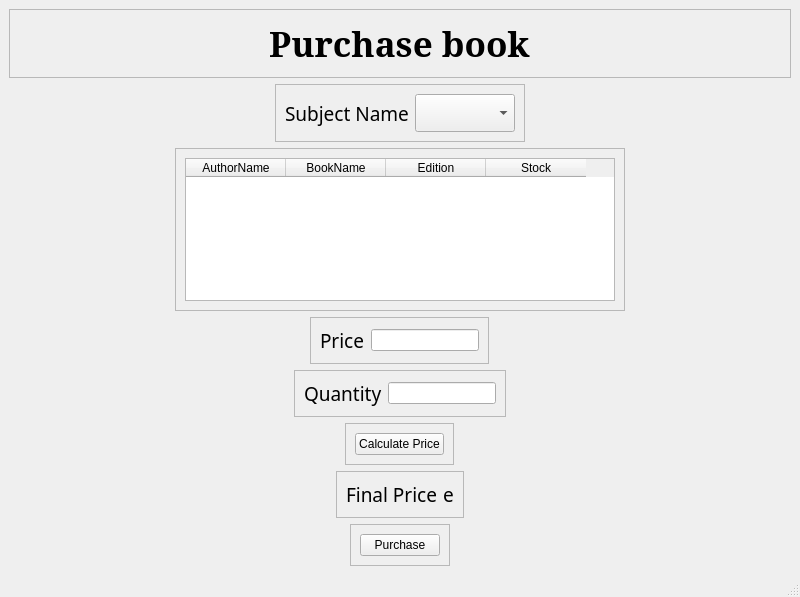
<?xml version="1.0" encoding="UTF-8"?>
<ui version="4.0">
 <class>purchaseBook</class>
 <widget class="QMainWindow" name="purchaseBook">
  <property name="geometry">
   <rect>
    <x>0</x>
    <y>0</y>
    <width>800</width>
    <height>597</height>
   </rect>
  </property>
  <property name="windowTitle">
   <string>Purchase Book</string>
  </property>
  <widget class="QWidget" name="centralwidget">
   <layout class="QVBoxLayout" name="verticalLayout">
    <item>
     <widget class="QFrame" name="frame">
      <property name="frameShape">
       <enum>QFrame::StyledPanel</enum>
      </property>
      <property name="frameShadow">
       <enum>QFrame::Raised</enum>
      </property>
      <layout class="QVBoxLayout" name="verticalLayout_2">
       <item alignment="Qt::AlignHCenter">
        <widget class="QLabel" name="label">
         <property name="font">
          <font>
           <family>MS Serif</family>
           <pointsize>26</pointsize>
           <weight>75</weight>
           <bold>true</bold>
          </font>
         </property>
         <property name="text">
          <string>Purchase book</string>
         </property>
        </widget>
       </item>
      </layout>
     </widget>
    </item>
    <item alignment="Qt::AlignHCenter">
     <widget class="QFrame" name="frame_2">
      <property name="frameShape">
       <enum>QFrame::StyledPanel</enum>
      </property>
      <property name="frameShadow">
       <enum>QFrame::Raised</enum>
      </property>
      <layout class="QHBoxLayout" name="horizontalLayout">
       <item>
        <widget class="QLabel" name="label_7">
         <property name="font">
          <font>
           <family>MV Boli</family>
           <pointsize>14</pointsize>
          </font>
         </property>
         <property name="text">
          <string>Subject Name</string>
         </property>
        </widget>
       </item>
       <item>
        <widget class="QComboBox" name="subName">
         <property name="minimumSize">
          <size>
           <width>100</width>
           <height>0</height>
          </size>
         </property>
         <property name="font">
          <font>
           <family>MoolBoran</family>
           <pointsize>16</pointsize>
          </font>
         </property>
         <item>
          <property name="text">
           <string/>
          </property>
         </item>
        </widget>
       </item>
      </layout>
     </widget>
    </item>
    <item alignment="Qt::AlignHCenter">
     <widget class="QFrame" name="frame_3">
      <property name="minimumSize">
       <size>
        <width>450</width>
        <height>0</height>
       </size>
      </property>
      <property name="maximumSize">
       <size>
        <width>1000</width>
        <height>16777215</height>
       </size>
      </property>
      <property name="frameShape">
       <enum>QFrame::StyledPanel</enum>
      </property>
      <property name="frameShadow">
       <enum>QFrame::Raised</enum>
      </property>
      <layout class="QVBoxLayout" name="verticalLayout_3">
       <item>
        <widget class="QTableWidget" name="table">
         <property name="minimumSize">
          <size>
           <width>20</width>
           <height>0</height>
          </size>
         </property>
         <column>
          <property name="text">
           <string>AuthorName</string>
          </property>
         </column>
         <column>
          <property name="text">
           <string>BookName</string>
          </property>
         </column>
         <column>
          <property name="text">
           <string>Edition</string>
          </property>
         </column>
         <column>
          <property name="text">
           <string>Stock</string>
          </property>
         </column>
        </widget>
       </item>
      </layout>
     </widget>
    </item>
    <item alignment="Qt::AlignHCenter">
     <widget class="QFrame" name="frame_4">
      <property name="frameShape">
       <enum>QFrame::StyledPanel</enum>
      </property>
      <property name="frameShadow">
       <enum>QFrame::Raised</enum>
      </property>
      <layout class="QHBoxLayout" name="horizontalLayout_2">
       <item>
        <widget class="QLabel" name="label_2">
         <property name="font">
          <font>
           <family>MV Boli</family>
           <pointsize>14</pointsize>
          </font>
         </property>
         <property name="text">
          <string>Price</string>
         </property>
        </widget>
       </item>
       <item>
        <widget class="QLineEdit" name="price"/>
       </item>
      </layout>
     </widget>
    </item>
    <item alignment="Qt::AlignHCenter">
     <widget class="QFrame" name="frame_5">
      <property name="frameShape">
       <enum>QFrame::StyledPanel</enum>
      </property>
      <property name="frameShadow">
       <enum>QFrame::Raised</enum>
      </property>
      <layout class="QHBoxLayout" name="horizontalLayout_3">
       <item>
        <widget class="QLabel" name="label_4">
         <property name="font">
          <font>
           <family>MV Boli</family>
           <pointsize>14</pointsize>
          </font>
         </property>
         <property name="text">
          <string>Quantity</string>
         </property>
        </widget>
       </item>
       <item>
        <widget class="QLineEdit" name="qnt"/>
       </item>
      </layout>
     </widget>
    </item>
    <item alignment="Qt::AlignHCenter">
     <widget class="QFrame" name="frame_6">
      <property name="cursor">
       <cursorShape>PointingHandCursor</cursorShape>
      </property>
      <property name="frameShape">
       <enum>QFrame::StyledPanel</enum>
      </property>
      <property name="frameShadow">
       <enum>QFrame::Raised</enum>
      </property>
      <layout class="QHBoxLayout" name="horizontalLayout_4">
       <item>
        <widget class="QPushButton" name="calPrice">
         <property name="text">
          <string>Calculate Price</string>
         </property>
        </widget>
       </item>
      </layout>
     </widget>
    </item>
    <item alignment="Qt::AlignHCenter">
     <widget class="QFrame" name="frame_7">
      <property name="frameShape">
       <enum>QFrame::StyledPanel</enum>
      </property>
      <property name="frameShadow">
       <enum>QFrame::Raised</enum>
      </property>
      <layout class="QHBoxLayout" name="horizontalLayout_5">
       <item>
        <widget class="QLabel" name="label_3">
         <property name="font">
          <font>
           <family>MV Boli</family>
           <pointsize>14</pointsize>
          </font>
         </property>
         <property name="text">
          <string>Final Price</string>
         </property>
        </widget>
       </item>
       <item>
        <widget class="QLabel" name="finalPrice">
         <property name="font">
          <font>
           <family>MV Boli</family>
           <pointsize>14</pointsize>
          </font>
         </property>
         <property name="text">
          <string>e</string>
         </property>
        </widget>
       </item>
      </layout>
     </widget>
    </item>
    <item alignment="Qt::AlignHCenter">
     <widget class="QFrame" name="frame_8">
      <property name="frameShape">
       <enum>QFrame::StyledPanel</enum>
      </property>
      <property name="frameShadow">
       <enum>QFrame::Raised</enum>
      </property>
      <layout class="QHBoxLayout" name="horizontalLayout_6">
       <item>
        <widget class="QPushButton" name="purchase">
         <property name="cursor">
          <cursorShape>PointingHandCursor</cursorShape>
         </property>
         <property name="text">
          <string>Purchase</string>
         </property>
        </widget>
       </item>
      </layout>
     </widget>
    </item>
   </layout>
  </widget>
  <widget class="QMenuBar" name="menubar">
   <property name="geometry">
    <rect>
     <x>0</x>
     <y>0</y>
     <width>800</width>
     <height>21</height>
    </rect>
   </property>
  </widget>
  <widget class="QStatusBar" name="statusbar"/>
 </widget>
 <resources/>
 <connections/>
</ui>
